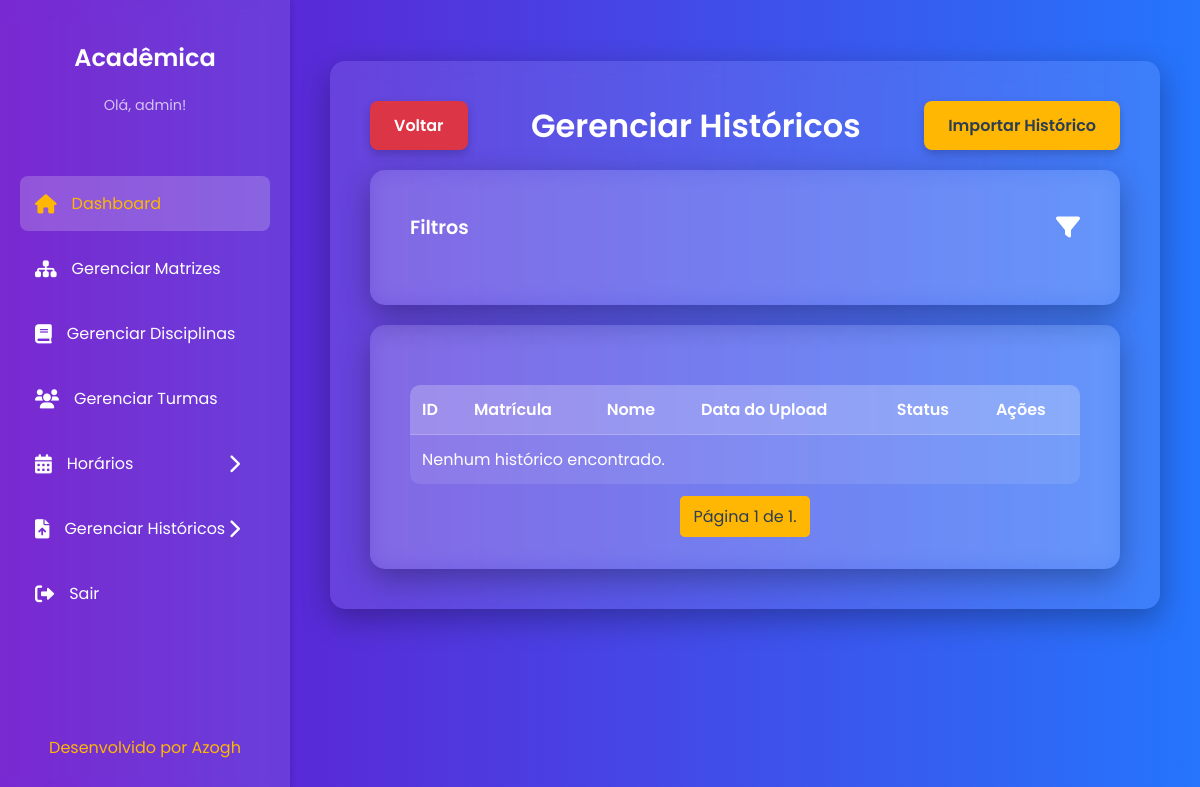
Before: /historicos/ (signed in) with the older database file.
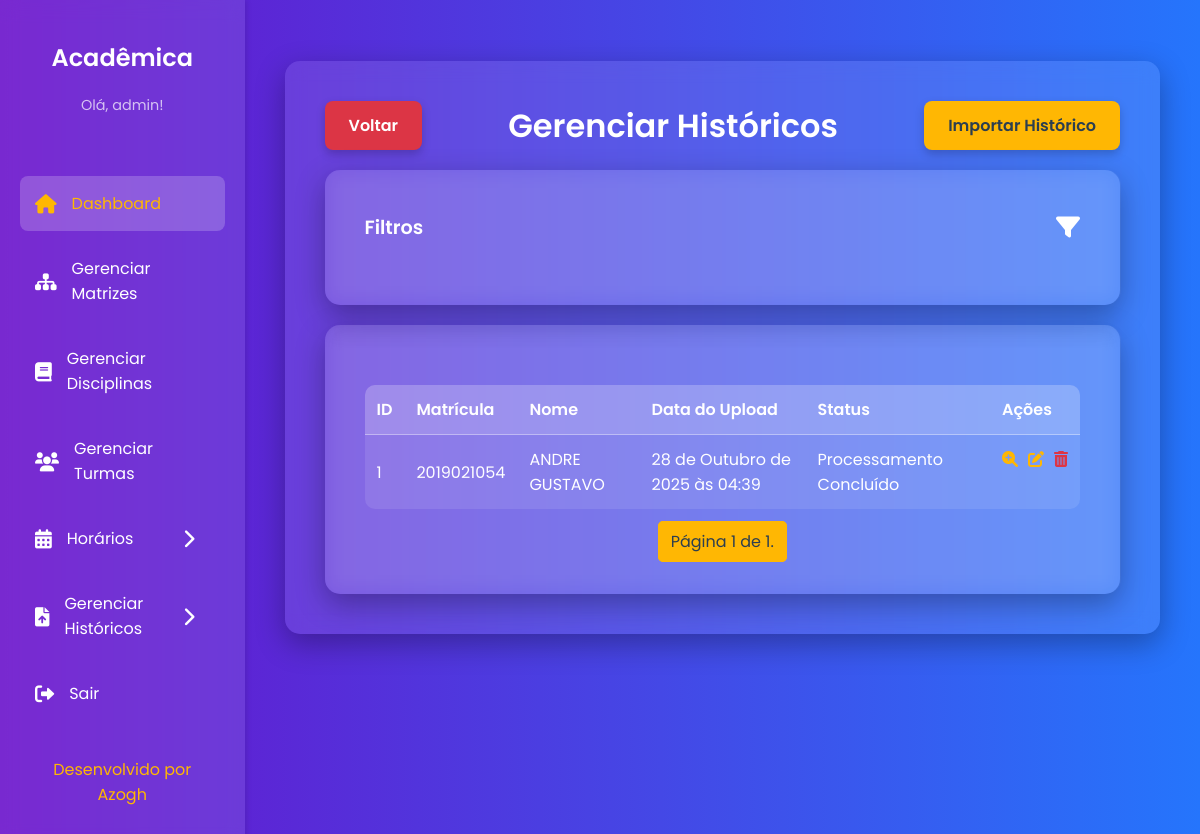
After: the same page with the newer database file.
### upload/models.py (models this page shows, shortened)
class Historico(models.Model):
    STATUS_CHOICES = [
        ('PENDENTE', 'Processamento Pendente'),
        ('CONCLUIDO', 'Processamento Concluído'),
        ('ERRO', 'Erro no Processamento'),
    ]
    aluno = models.ForeignKey(
        Aluno,
        on_delete=models.CASCADE,
        verbose_name="Aluno",
        related_name='historicos' # Permite consultar facilmente historicos do aluno
    )
    usuario = models.ForeignKey(
        Usuario,
        on_delete=models.SET_NULL, # Mantém o histórico mesmo que o coordenador seja excluído
        null=True,
        verbose_name="Coordenador Responsável"
    )
    data_upload = models.DateTimeField(
        auto_now_add=True,
        verbose_name="Data de Upload"
    )
    status = models.CharField(
        max_length=20,
        choices=STATUS_CHOICES,
        default='PENDENTE',
        verbose_name="Status de Processamento"
    )
    arquivo_original = models.FileField(
        upload_to='historicos/',
        null=True,
        blank=True,
        verbose_name="Arquivo PDF Original"
    )
    class Meta:
        db_table = 'HISTORICO'
        verbose_name = "Histórico Escolar"
        verbose_name_plural = "Históricos Escolares"

class Aluno(models.Model):
    nome = models.CharField(max_length=100)
    matricula = models.CharField(max_length=10, unique=True)
    curso = models.CharField(max_length=100, verbose_name="Curso de Ingresso")
    ano_ingresso = models.CharField(max_length=6, verbose_name="Ano de Ingresso")
    class Meta:
        db_table = 'ALUNO'
        verbose_name = "Aluno"
        verbose_name_plural = "Alunos"

### upload/views.py (the view)
# urls.py: path('historicos/', views.importar_historico, name='importar_historico'),
@login_required
def importar_historico(request):
    historicos_list = Historico.objects.all().order_by('-data_upload')
    paginator = Paginator(historicos_list, 10)
    page = request.GET.get('page')
    try:
        historicos = paginator.page(page)
    except PageNotAnInteger:
        historicos = paginator.page(1)
    except EmptyPage:
        historicos = paginator.page(paginator.num_pages)
    return render(request, 'upload/importar_historico.html', {
        'historicos': historicos,
        'form': HistoricoUploadForm(),
    })

### upload/templates/upload/importar_historico.html (shortened to what this page needs)
{% extends 'core/base.html' %}
{% load static %}
{% block content %}
    <div style="display: flex; justify-content: space-between; align-items: center; margin-bottom: 20px;">
        <a href="{% url 'painel' %}" class="cancel-button">Voltar</a>
        <h1 style="margin: 0; text-align: center; flex-grow: 1;">Gerenciar Históricos</h1>
        <a href="#" class="cta-button" id="toggle-upload-form">Importar Histórico</a>
    </div>
    <div class="content-card" style="margin-bottom: 20px;">
        <div style="display: flex; justify-content: space-between; align-items: center; padding-bottom: 20px;">
            <h2 style="margin: 0; font-size: 1.2em;">Filtros</h2>
            <a href="#" id="filter-toggle" style="font-size: 1.5em; color: var(--text-color);"><i class="fas fa-filter"></i></a>
        </div>
    </div>
    <div class="content-card" style="margin-top: 20px;">
        <table>
            <thead>
                <tr>
                    <th>ID</th>
                    <th>Matrícula</th>
                    <th>Nome</th>
                    <th>Data do Upload</th>
                    <th>Status</th>
                    <th>Ações</th>
                </tr>
            </thead>
            <tbody>
                {% for historico in historicos %}
                <tr>
                    <td>{{ historico.pk }}</td>
                    <td>{{ historico.aluno.matricula }}</td>
                    <td>{{ historico.aluno.nome }}</td>
                    <td>{{ historico.data_upload }}</td>
                    <td>{{ historico.get_status_display }}</td>
                    <td style="display: flex; gap: 10px;">
                        <a href="{% url 'upload:consultar_historico_detalhe' historico.pk %}" style="color: var(--accent-color);"><i class="fas fa-search-plus"></i></a>
                        <a href="#" style="color: var(--accent-color);"><i class="fas fa-pen-to-square"></i></a>
                        <a href="#" style="color: #dc3545;"><i class="fas fa-trash-can"></i></a>
                    </td>
                </tr>
                {% empty %}
                <tr>
                    <td colspan="6">Nenhum histórico encontrado.</td>
                </tr>
                {% endfor %}
            </tbody>
        </table>
        <div class="pagination">
            <span class="step-links">
                <span class="current">
                    Página {{ historicos.number }} de {{ historicos.paginator.num_pages }}.
                </span>
            </span>
        </div>
    </div>
{% endblock %}

Changed rows visible on the page:
added Historico: pk "1", aluno.matricula "2019021054", aluno.nome "ANDRE GUSTAVO", data_upload "28 de Outubro de 2025 às 04:39", status "Processamento Concluído"
Other visible differences:
text no longer shown: "Nenhum histórico encontrado."
